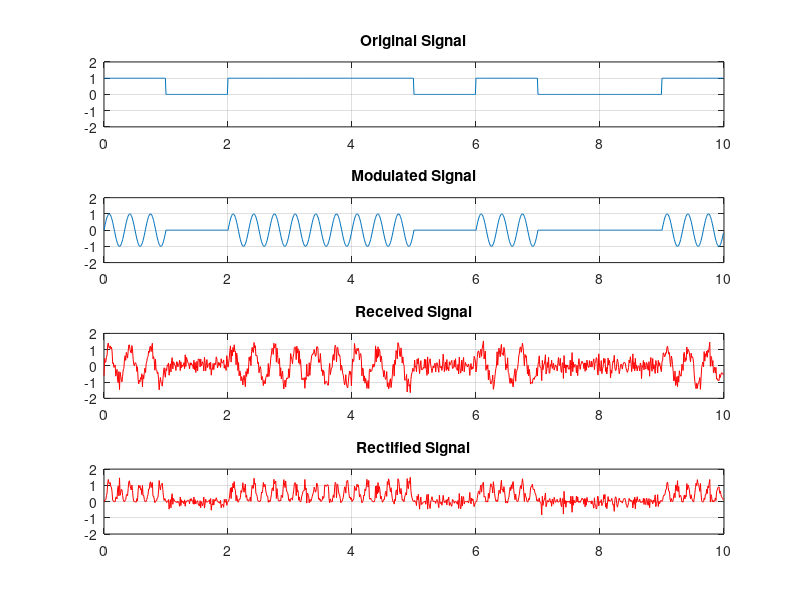

The MATLAB script that drew this image:
clc; clear;
bn = '1011101001';
ln = length(bn);
Tb=1;
Td=10;
Ts=0.01;
t=0:Ts:Tb-Ts;
p0 = zeros(1,length(t));
p1 = ones(1,length(t));

%% Original Signal
xp = [];
for n = 1:ln
    if bn(n)=='0'
        xn=p0;
    else
        xn=p1;
    end
    xp=[xp,xn];
end

t=0:Ts:Td-Ts;
subplot(4,1,1);
plot(t,xp); hold on; grid on;
title("Original Signal");
ylim([-2 2])
%% Signal Modulation
wt=3;
c=sin(2*pi*wt*t);
y=xp.*c;
subplot(4,1,2);
plot(t, y);hold on; grid on;
title("Modulated Signal");
ylim([-2 2]);

%% Received Signal
xr = awgn(y, 10);
subplot(4,1,3)
plot(t, xr, 'r'); grid on; axis([0, ln, -2, 2]);
title("Received Signal");

%% Rectified Signal
yr = xr.*c;
subplot(4,1,4)
plot(t, yr, 'r'); grid on; axis([0, ln, -2, 2]);
title("Rectified Signal");

meanBox = [];
for n = 0:ln-1
    meanBox(n+1, 1) = n+1;
    meanBox(n+1, 2) = mean(yr(n/Ts+1 :(n+1)/Ts));
end
disp(meanBox);

%% Signal Demodulation
threshold = 0.25;
retX = [];
for n = 0:ln-1
    if (meanBox(n+1, 2) > threshold)
        sig = '1';
    else
        sig = '0';
    end
    retX = [retX, sig];
end
disp("Demodulated Signal : ");
disp(retX);
